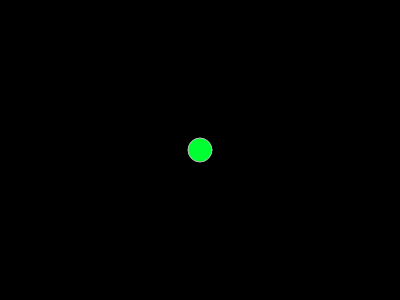
Frame 1 (no input)
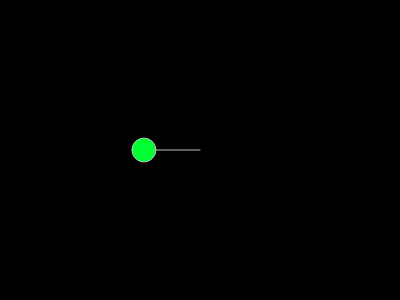
Frame 60 (no input)
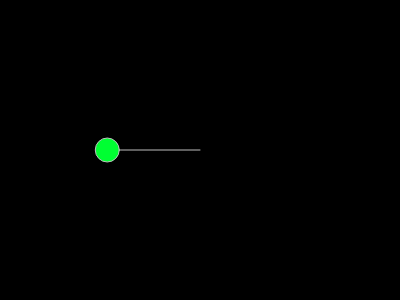
Frame 120 (the mouse pressed at the canvas centre since frame 60)

The p5.js sketch that drew these frames (run headless with seeded random() and noise() and a simulated clock; from frame 60 on, the mouse is pressed at the canvas centre):

// p5.js sketch
// ── sketch.js
// D. Shiffman, Nature of Code #3.3
// https://youtu.be/GvwPwIUSYqE

var amp = 150;
var angle = 0;

function setup() {
  createCanvas(400, 300);
  fill(0, 255, 50);
  stroke(190);
}

function draw() {
  background(0);
  translate(width/2, height/2);

  x = amp * sin(angle);
  line(0, 0, x, 0);
  ellipse(x, 0, 24, 24);
  angle += 0.1;
}
